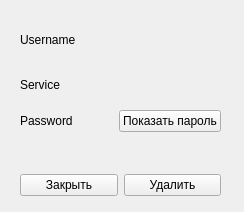
<?xml version="1.0" encoding="UTF-8"?>
<ui version="4.0">
 <class>Form</class>
 <widget class="QWidget" name="Form">
  <property name="geometry">
   <rect>
    <x>0</x>
    <y>0</y>
    <width>244</width>
    <height>212</height>
   </rect>
  </property>
  <property name="windowTitle">
   <string>Form</string>
  </property>
  <widget class="QWidget" name="verticalLayoutWidget">
   <property name="geometry">
    <rect>
     <x>20</x>
     <y>20</y>
     <width>201</width>
     <height>112</height>
    </rect>
   </property>
   <layout class="QVBoxLayout" name="verticalLayout">
    <item>
     <widget class="QLabel" name="username_label">
      <property name="text">
       <string>Username</string>
      </property>
     </widget>
    </item>
    <item>
     <widget class="QLabel" name="service_label">
      <property name="text">
       <string>Service</string>
      </property>
     </widget>
    </item>
    <item>
     <layout class="QHBoxLayout" name="horizontalLayout_2">
      <item>
       <widget class="QLabel" name="password_label">
        <property name="text">
         <string>Password</string>
        </property>
       </widget>
      </item>
      <item>
       <widget class="QPushButton" name="show_password_button">
        <property name="text">
         <string>Показать пароль</string>
        </property>
       </widget>
      </item>
     </layout>
    </item>
   </layout>
  </widget>
  <widget class="QWidget" name="horizontalLayoutWidget">
   <property name="geometry">
    <rect>
     <x>20</x>
     <y>170</y>
     <width>201</width>
     <height>31</height>
    </rect>
   </property>
   <layout class="QHBoxLayout" name="horizontalLayout">
    <item>
     <widget class="QPushButton" name="close_button">
      <property name="text">
       <string>Закрыть</string>
      </property>
     </widget>
    </item>
    <item>
     <widget class="QPushButton" name="delete_button">
      <property name="text">
       <string>Удалить</string>
      </property>
     </widget>
    </item>
   </layout>
  </widget>
 </widget>
 <resources/>
 <connections/>
</ui>
